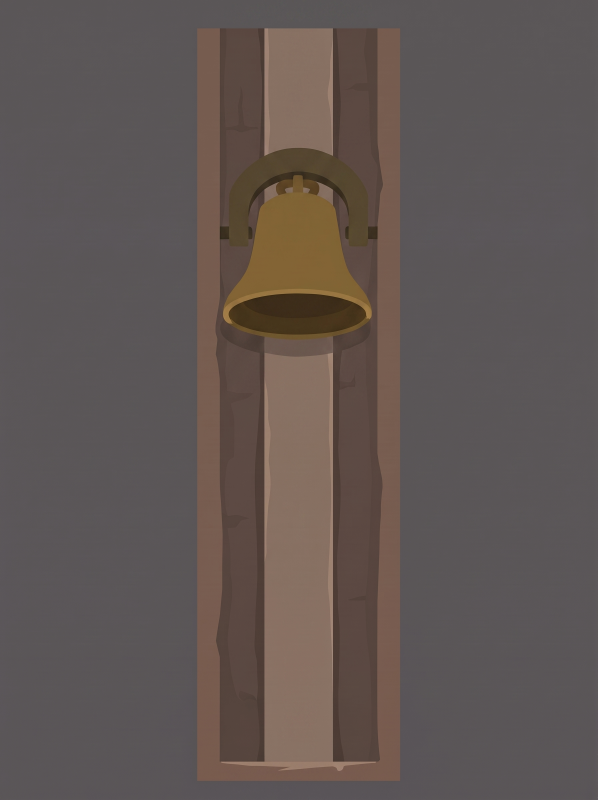
#> input picture art/production/bell-frame/bellframe-high-v2.jpg, 1792 x 2400 px (shown at 1/3 size)
$ python make_sheet.py bell-frame/bellframe-high-v2.jpg bell-frame/bellframe-high-v3.jpg 5 5 5 5
#> lines starting #> are read from the running program, lines starting #| are printed output that depends on the picture; after the words box and inside, x2 and y2 are one past the last pixel; in counts of white or black regions, pixels touching at a corner belong together
#!/usr/bin/env python3
"""Compose a §14-compliant review sheet: full render + shipping-size resample + black-fill silhouette."""
import sys
from PIL import Image, ImageDraw

def make_sheet(src_path, out_path, canvas_w, canvas_h, bg_sample_xy=(4, 4), bg_thresh=28):
#> called with src_path = 'bell-frame/bellframe-high-v2.jpg', out_path = 'bell-frame/bellframe-high-v3.jpg', canvas_w = 5, canvas_h = 5, bg_sample_xy = (5, 5), bg_thresh = 28
    src = Image.open(src_path).convert("RGB")
#> src is the input picture: PIL image 1792x2400 RGB; mean R, G, B 96.6, 86.5, 83.4
    bg = src.getpixel(bg_sample_xy)
#> bg = (90, 86, 87)

    # shipping-size resample (nearest, no smoothing — this is a preview of pixel art, not a photo downscale)
    small = src.resize((canvas_w, canvas_h), Image.NEAREST)

    # black-fill silhouette from the full-res render: mask by distance from sampled background color
    mask = Image.new("L", src.size, 0)
#> mask: PIL image 1792x2400 L; every value is 0
    px = src.load()
    mpx = mask.load()
    for y in range(src.size[1]):
        for x in range(src.size[0]):
            r, g, b = px[x, y]
            dr, dg, db = r - bg[0], g - bg[1], b - bg[2]
            dist = (dr * dr + dg * dg + db * db) ** 0.5
            mpx[x, y] = 255 if dist > bg_thresh else 0
    silhouette_full = Image.new("RGB", src.size, (255, 255, 255))
#> silhouette_full: PIL image 1792x2400 RGB; every value is 255
    silhouette_full.paste((0, 0, 0), mask=mask)
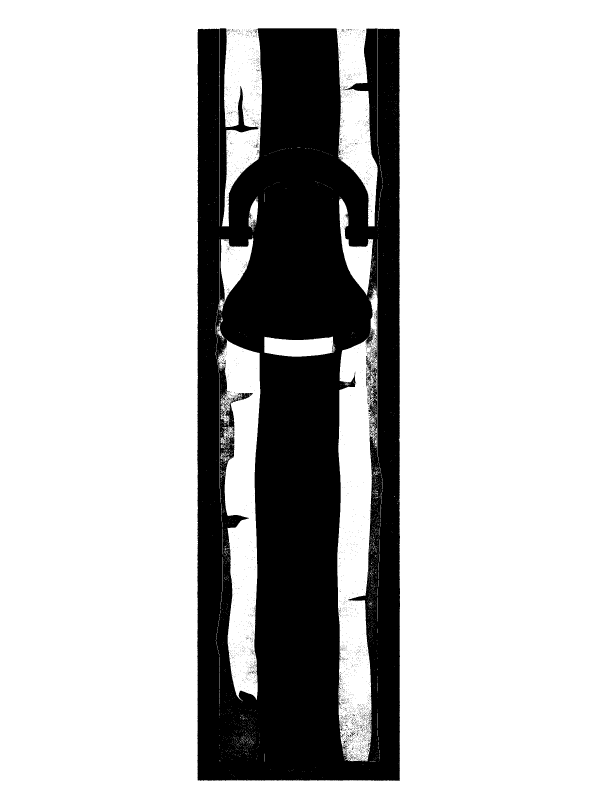
#> silhouette_full: PIL image 1792x2400 RGB (shown at 1/3 size); 75.7% white; 3617 black regions (3596 under 20 px), largest, box (x1, y1, x2, y2) and area: (592, 85, 1200, 2342) 1036879, (1113, 1077, 1128, 1090) 64, (1027, 2223, 1042, 2239) 64
    silhouette_small = silhouette_full.resize((canvas_w, canvas_h), Image.NEAREST)
    # upscale the shipping-size panels back up (nearest) so they're inspectable in the sheet
    up = 6
    small_up = small.resize((canvas_w * up, canvas_h * up), Image.NEAREST)
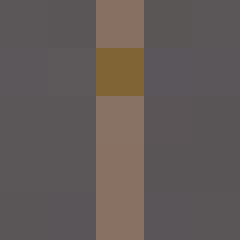
#> small_up: PIL image 30x30 RGB (shown 8 times larger); mean R, G, B 99.3, 91, 88.4
    silhouette_up = silhouette_small.resize((canvas_w * up, canvas_h * up), Image.NEAREST)
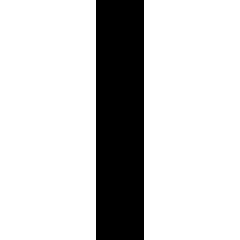
#> silhouette_up: PIL image 30x30 RGB (shown 8 times larger); 80% white; 1 black region, box (x1, y1, x2, y2) and area: (12, 0, 18, 30) 180

    pad = 24
    row_h = max(src.size[1], small_up.size[1], silhouette_up.size[1])
#> row_h = 2400
    total_w = src.size[0] + pad + small_up.size[0] + pad + silhouette_up.size[0] + pad * 2
#> total_w = 1948
    total_h = row_h + 60
#> total_h = 2460
    sheet = Image.new("RGB", (total_w, total_h), (40, 40, 44))
    d = ImageDraw.Draw(sheet)
    x = pad
    sheet.paste(src, (x, 50))
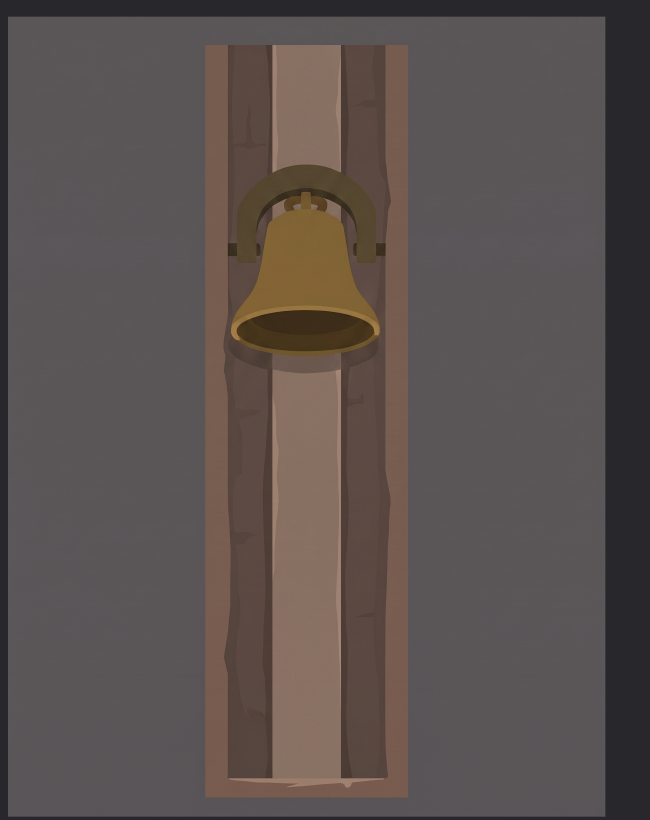
#> sheet: PIL image 1948x2460 RGB (shown at 1/3 size); mean R, G, B 90.8, 81.8, 79.3
    d.text((x, 15), "full render", fill=(230, 230, 230))
    x += src.size[0] + pad
#> x = 1840
    sheet.paste(small_up, (x, 50))
    d.text((x, 15), f"shipping {canvas_w}x{canvas_h} (nearest, x{up})", fill=(230, 230, 230))
    x += small_up.size[0] + pad
#> x = 1894
    sheet.paste(silhouette_up, (x, 50))
    d.text((x, 15), "black-fill silhouette test", fill=(230, 230, 230))
    sheet.save(out_path, quality=92)
    print(f"wrote {out_path}")

if __name__ == "__main__":
    src, out, w, h = sys.argv[1], sys.argv[2], int(sys.argv[3]), int(sys.argv[4])
    bx = int(sys.argv[5]) if len(sys.argv) > 5 else 4
    by = int(sys.argv[6]) if len(sys.argv) > 6 else 4
    make_sheet(src, out, w, h, (bx, by))

$ run again, on art/production/bell-frame/bellframe-high-v3-sheet.jpg
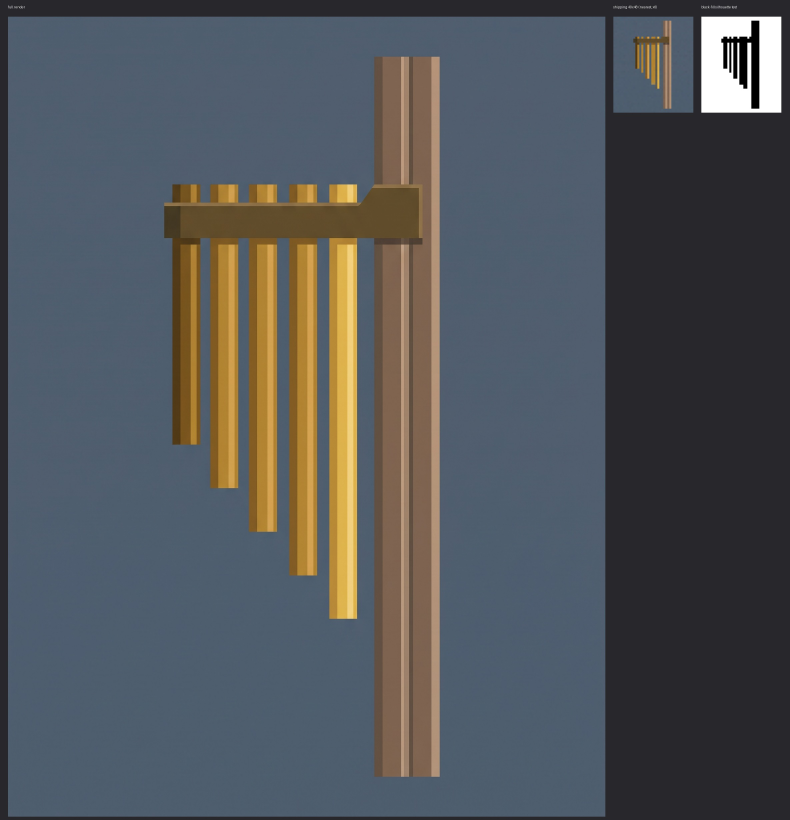
#> input picture art/production/bell-frame/bellframe-high-v3-sheet.jpg, 2368 x 2460 px (shown at 1/3 size)
#> in make_sheet, src is the input picture: PIL image 2368x2460 RGB; mean R, G, B 81.8, 85.4, 89.3
#> bg = (40, 39, 44)
#> mask: PIL image 2368x2460 L; every value is 0
#> in make_sheet, `silhouette_full.paste((0, 0, 0), mask=mask)`:
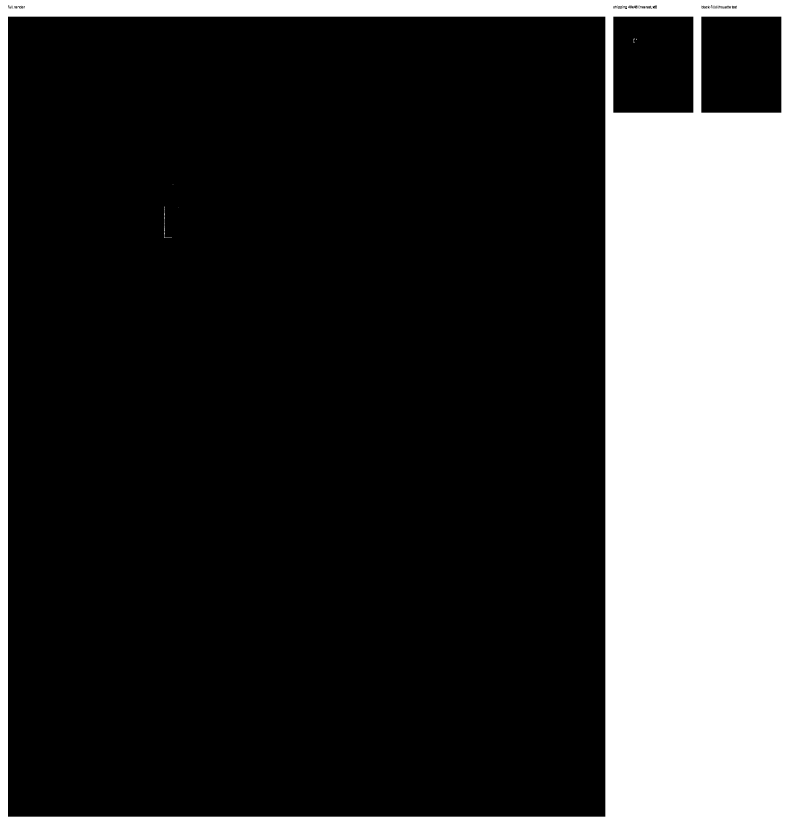
#> silhouette_full: PIL image 2368x2460 RGB (shown at 1/3 size); 23.8% white; 45 white regions (42 under 20 px), largest, box (x1, y1, x2, y2) and area: (0, 0, 2368, 2460) 1385108, (493, 619, 516, 714) 145, (1900, 116, 1905, 128) 23
#> silhouette_up: PIL image 30x30 RGB; 16% white; 1 white region, box (x1, y1, x2, y2) and area: (24, 6, 30, 30) 144
#> in make_sheet, `sheet.paste(src, (x, 50))`:
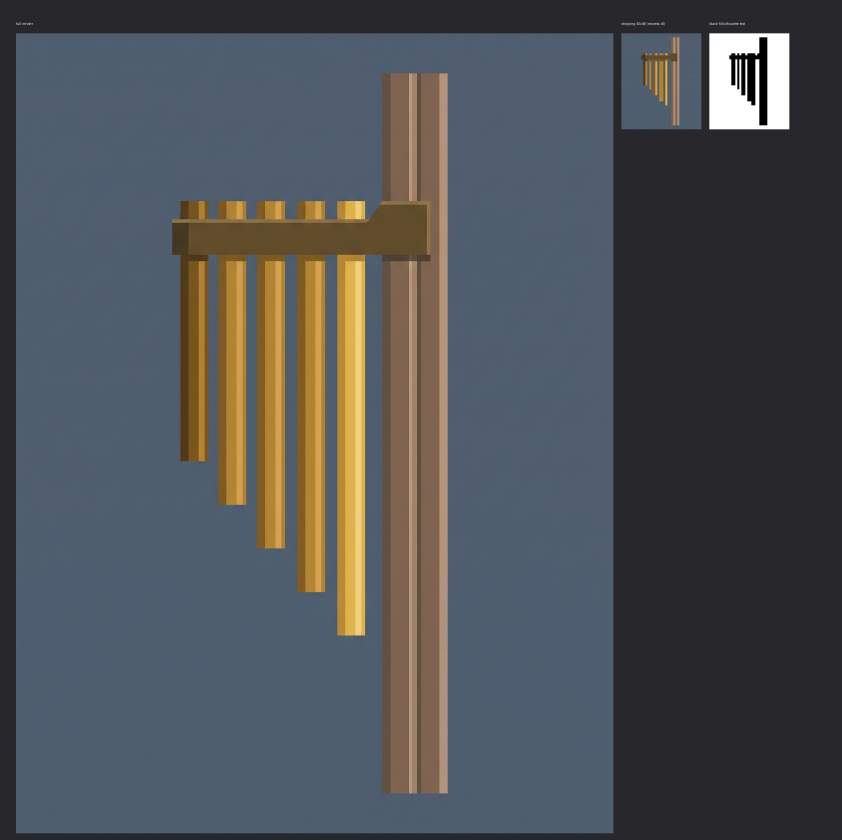
#> sheet: PIL image 2524x2520 RGB (shown at 1/3 size); mean R, G, B 78.3, 81.5, 85.5
